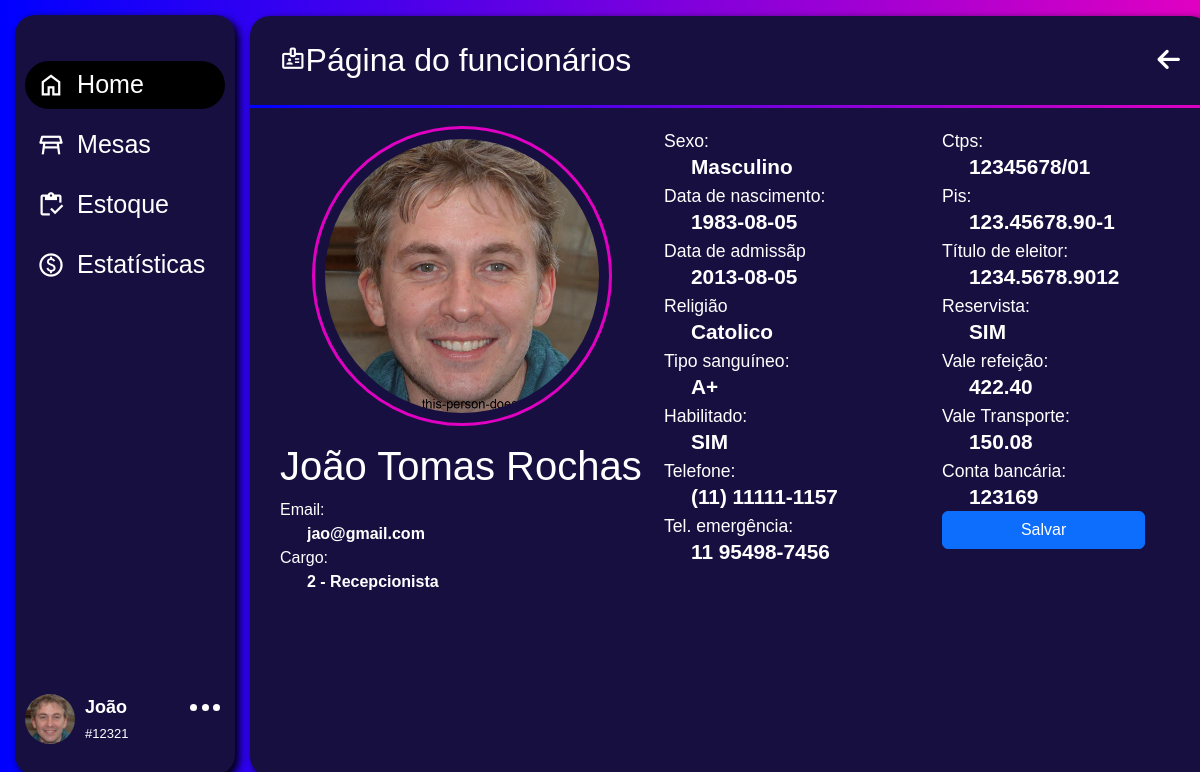
The page /Desktop/ADM/app/pagina-inicial/controle-de-funcionarios/editar-funcionario/editar-funcionario.php?id_func=12321 (signed in) on the database its author committed.
### tables this page shows
CREATE TABLE `funcionarios` (
  `id_func` int(11) NOT NULL,
  `id_tipo` int(11) NOT NULL,
  `nome` varchar(255) NOT NULL,
  `cpf_func` char(14) NOT NULL,
  `dta_nasc` date NOT NULL,
  `sexo` varchar(10) NOT NULL,
  `dta_admissao` date NOT NULL,
  `dta_demissao` date DEFAULT NULL,
  `religiao` varchar(50) DEFAULT NULL,
  `tipo_sanguineo` varchar(3) NOT NULL,
  `tel` char(15) NOT NULL,
  `tel_emergencia` char(15) NOT NULL,
  `ctps` char(14) DEFAULT NULL,
  `pis` char(14) DEFAULT NULL,
  `tit_eleitor` char(16) NOT NULL,
  `reservista` char(3) DEFAULT NULL,
  `vr` float(10,2) DEFAULT NULL,
  `vt` float(10,2) DEFAULT NULL,
  `comissao` float(10,2) NOT NULL,
  `conta_bancaria` varchar(50) NOT NULL,
  `habilitado` varchar(10) DEFAULT NULL,
  `email_adm` varchar(100) NOT NULL,
  `senha_adm` varchar(100) NOT NULL,
  `avatar` varchar(50) DEFAULT NULL
);

CREATE TABLE `tipo` (
  `id_tipo` int(11) NOT NULL,
  `cargo` varchar(50) NOT NULL,
  `sal_hora` float(10,2) NOT NULL,
  `carga_horaria` float(10,2) NOT NULL,
  `salario` float(10,2) NOT NULL
);

### Desktop/ADM/app/pagina-inicial/controle-de-funcionarios/editar-funcionario/editar-funcionario.php (the view, shortened to what this page needs)
<?php
include_once(__DIR__ . '/../../../../PHP/conn.php');
if ((!isset($_SESSION['email']) == true) and (!isset($_SESSION['senha'])) == true) {
    unset($_SESSION['email']);
    unset($_SESSION['senha']);
    header('location: ../../../../index.html');
} else {
    $nomeFunc = $_SESSION['nome'];
    $idFunc = $_SESSION['id_func'];
    $parts = explode(" ", $nomeFunc);
    $primeiroNome = $parts[0];
    $avatar = '../../../../../imgbd/' . $_SESSION['avatarSession'];
    if (!empty($_GET['id_func'])) {
        $id = $_GET['id_func'];
        $sqlc = "SELECT * FROM funcionarios WHERE id_func = '$id'";
        $resultado = $sql->query($sqlc);
        if($resultado->num_rows > 0){
            while($user_dados = mysqli_fetch_assoc($resultado)){
                $sexo = $user_dados['sexo'];
                $dta_nasc = $user_dados['dta_nasc'];
                $dta_admi = $user_dados['dta_admissao'];
                $religiao = $user_dados['religiao'];
                $tipo_sanguineo = $user_dados['tipo_sanguineo'];
                $habilitado = $user_dados['habilitado'];
                $tel = $user_dados['tel'];
                $tel_emer = $user_dados['tel_emergencia'];
                $ctps = $user_dados['ctps'];
                $pis = $user_dados['pis'];
                $tit_eleitor = $user_dados['tit_eleitor'];
                $reservista = $user_dados['reservista'];
                $vr = $user_dados['vr'];
                $vt = $user_dados['vt'];
                $conta_banc = $user_dados['conta_bancaria'];
                $id_tipo = $user_dados['id_tipo'];
                $nome = $user_dados['nome'];
                $email_adm = $user_dados['email_adm'];
                $avatar_func = $user_dados['avatar'];
                $avatar_f = '../../../../../imgbd/' . $avatar_func;
                $edit_cargo = $sql->query("SELECT cargo FROM tipo WHERE id_tipo = $id_tipo");
                if ($edit_cargo->num_rows > 0) {
                    $cargo = $edit_cargo->fetch_assoc()['cargo'];
                } else {
                    $cargo = "Cargo não encontrado";
                }
            }
        }
        else{
            header('');
        }
    }
}
?>
<!DOCTYPE html>
<html lang="pt-br">
<head>
    <link href="https://cdn.jsdelivr.net/npm/bootstrap@5.3.0-alpha3/dist/css/bootstrap.min.css" rel="stylesheet">
    <link rel="stylesheet" href="../../../../assets/css/menu.css">
    <link rel="stylesheet" href="../../../../assets/css/paginaInicial/edit-func.css">
</head>
<body>
    <div class="fundo">
        <aside class="sidebar">
            <nav>
                <a href="../../home.php">
                    <button class="active">
                        <span>
                            <i class="material-symbols-outlined">home</i>
                            <span>Home</span>
                        </span>
                    </button>
                </a>
                <a href="../../../mesas/home_mesa.php">
                    <button>
                        <span>
                            <i class="material-symbols-outlined">table_restaurant</i>
                            <span>Mesas</span>
                        </span>
                    </button>
                </a>
                <a href="../../../estoque/estoque.php">
                    <button>
                        <span>
                            <i class="material-symbols-outlined">inventory</i>
                            <span>Estoque</span>
                        </span>
                    </button>
                </a>
                <a href="../../../estatisticas/estatisticas.php">
                    <button>
                        <span>
                            <i class="material-symbols-outlined">paid</i>
                            <span>Estatísticas</span>
                        </span>
                    </button>
                </a>
            </nav>
            <header class="sidebar-header">
                <img class="logo-img" src="<?php echo $avatar; ?>" alt="Foto do usuário">
                <span class="dados">
                    <span class="nome"><?php echo $primeiroNome; ?></span>
                    <br>
                    <span class="id">#<?php echo $idFunc; ?></span>
                </span>
                <span id="options">
                    <span class="opcoes">
                        <span class="ball"></span>
                        <span class="ball"></span>
                        <span class="ball"></span>
                    </span>
                </span>
            </header>
        </aside>
        <main class="main">
            <div class="header">
                <div>
                    <i class="material-symbols-outlined">badge</i><span>Página do funcionários</span>
                </div>
                <i class="fa-solid fa-arrow-left" id="backButton"></i>
            </div>
            <hr>
            <div class="mainArea">
                <div class="container">
                    <div class="row">
                        <div class="col-5">
                            <div class="card" style="width: 18rem;">
                                <img src="<?php echo $avatar_f; ?>" class="card-img-top" alt="...">
                                <div class="card-body">
                                    <h1 class="card-title"><?php echo $nome;?></h1>
                                    <div>
                                        <span>Email:</span>
                                        <input type="text" class="res card-text importantInfo" value="<?php echo $email_adm;?>">
                                        <span>Cargo:</span>
                                        <input type="text" class="res card-text importantInfo" value="<?php echo $id_tipo . ' ' . '-' . ' ' . $cargo;?>">
                                    </div>
                                </div>
                            </div>
                        </div>
                        <div class="col-7 informacoes">
                            <form action="../../../../PHP/att_info_adm.php" method="POST">
                                <div class="row">
                                    <div class="col-6">
                                        <p class="perg">Sexo:</p>
                                        <input type="text" class="res" name="sexo" value="<?php echo $sexo;?>">
                                        <p class="perg">Data de nascimento:</p>
                                        <input type="text" class="res" name="dta_nasc" value="<?php echo $dta_nasc;?>">
                                        <p class="perg">Data de admissãp</p>
                                        <input type="text" class="res" name="dta_admissao" value="<?php echo $dta_admi;?>">
                                        <p class="perg">Religião</p>
                                        <input type="text" class="res" name="religiao" value="<?php echo $religiao;?>">
                                        <p class="perg">Tipo sanguíneo:</p>
                                        <input type="text" class="res" name="tipo_sanguineo" value="<?php echo $tipo_sanguineo;?>">
                                        <p class="perg">Habilitado:</p>
                                        <input type="text" class="res" name="habilitado" value="<?php echo $habilitado;?>">
                                        <p class="perg">Telefone:</p>
                                        <input type="text" class="res" name="tel" value="<?php echo $tel;?>">
                                        <p class="perg">Tel. emergência:</p>
                                        <input type="text" class="res" name="tel_emergencia" value="<?php echo $tel_emer;?>">
                                    </div>
                                    <div class="col-6">
                                        <p class="perg">Ctps:</p>
                                        <input type="text" class="res" name="ctps" value="<?php echo $ctps;?>">
                                        <p class="perg">Pis:</p>
                                        <input type="text" class="res" name="pis" value="<?php echo $pis;?>">
                                        <p class="perg">Título de eleitor:</p>
                                        <input type="text" class="res" name="tit_eleitor" value="<?php echo $tit_eleitor;?>">
                                        <p class="perg">Reservista:</p>
                                        <input type="text" class="res" name="reservista" value="<?php echo $reservista;?>">
                                        <p class="perg">Vale refeição:</p>
                                        <input type="text" class="res" name="vr" value="<?php echo $vr;?>">
                                        <p class="perg">Vale Transporte:</p>
                                        <input type="text" class="res" name="vt" value="<?php echo $vt;?>">
                                        <p class="perg">Conta bancária:</p>
                                        <input type="text" class="res" name="conta_bancaria" value="<?php echo $conta_banc;?>">
                                        <input type="submit" value="Salvar" name="Salvar" class="btn btn-primary">
                                    </div>
                                </div>
                            </form>
                        </div>
                    </div>
                </div>
            </div>
        </main>
    </div>
</body>
</html>

### Desktop/ADM/assets/css/menu.css (style rules this page uses)
:root { --rosa: #E000C2; --azulClaro: #07E8FF; --azul: #0000FF; --azulEscuro:#170F40; --azulDiferenciado:#3214E1; }
* { box-sizing: border-box; }
body { margin: 0; font-family: sans-serif; color: #fff; }
.fundo { position: absolute; background-image: linear-gradient(to left, var(--rosa), var(--azul)); width: 100%; height: 100%; }
.sidebar { position: fixed; background-color: var(--azulEscuro); top: 15px; left: 15px; height: 95%; display: flex; flex-direction: column; align-items: flex-start; width: 220px; padding: 40px 10px 30px 10px; border-radius: 20px; box-shadow: 4px 4px 8px black; }
.sidebar-header { display: flex; width: 100%; margin-top: 16px; }
.dados { display: inline-block; margin-left: 10px; }
.nome { font-weight: bold; font-size: 18px; }
.id { font-size: 13px; }
#options { display: flex; justify-content: flex-end; gap: 1; width: 100%; height: 20px; }
.opcoes { text-align: center; width: 40px; height: 20px; z-index: 2; cursor: pointer; }
.ball { display: inline-block; background-color: #fff; width: 7px; height: 7px; border-radius: 50%; cursor: pointer; }
.logo-img { width: 50px; max-height: 50px; border-radius: 50%; object-fit: cover; transition: transform .4s; }
.sidebar button { height: 60px; background: transparent; border: 0; font-family: inherit; color: inherit; cursor: pointer; text-align: left; padding: 0; width: 100%; }
.sidebar button > span { display: inline-flex; align-items: center; gap: 12px; height: 48px; border-radius: 24px; padding: 0 16px 0 12px; line-height: 1; transition: all .2s; width: 100%; font-size: 1.2rem; }
.active > span { background-color: #000; }
.sidebar button i { position: relative; font-size: 28px; transition: .2s; }
.sidebar button span { font-size: 1.4em; }
.sidebar>nav { flex: 1 1 auto; display: flex; flex-direction: column; width: 100%; font-size: .8em; }
.sidebar>nav a { text-decoration: none; color: #FFF; }
.main { margin-left: 250px; margin-top: 16px; height: 95%; width: 80%; border-radius: 20px; background-color: var(--azulEscuro); box-shadow: 4px 4px 8px black; }
.header { margin-left: 30px; padding-top: 20px; padding-bottom: 5px; display: flex; justify-content: space-between; align-items: center; }
#backButton { margin-right: 30px; cursor: pointer; }
.header i { font-size: 1.6em; }
.header span { font-size: 2em; }
.main hr { background-image: linear-gradient(to right, var(--azul), var(--rosa)); height: 3px; border: none; padding: 0px; opacity: 100; }

### Desktop/ADM/assets/css/paginaInicial/edit-func.css (style rules this page uses)
.card { margin: auto; width: 400px !important; background-color: var(--azulescuro); color: #fff; border: 2px solid transparent; }
.card img { display: block; margin: auto; border: 3px solid var(--rosa); border-radius: 100%; padding: 10px; width: 300px; height: 300px; object-fit: cover; }
.card span { display: block; }
.card-text { font-size: 1em !important; font-weight: bold; margin-left: 20px; }
.card-text::before { content: '- '; }
.informacoes { border: 2px solid transparent; }
p { line-height: 10px; font-size: 1.1em; }
.perg { margin-top: 10px; margin-bottom: .5rem !important; }
.res { width: 80%; margin-left: 25px; padding-bottom: 0px; color: #fff; background-color: transparent; border: none; font-size: 1.3em; line-height: 15px; font-weight: bold; cursor: default; }
.btn { width: 80%; }

### rows shown on the page
funcionarios: avatar (picture), nome "João Tomas Rochas", email_adm "jao@gmail.com", id_tipo.cargo "2 - Recepcionista", sexo "Masculino", dta_nasc "1983-08-05", dta_admissao "2013-08-05", religiao "Catolico", tipo_sanguineo "A+", habilitado "SIM", tel "(11) 11111-1157", tel_emergencia "11 95498-7456", ctps "12345678/01", pis "123.45678.90-1", tit_eleitor "1234.5678.9012", reservista "SIM", vr "422.40", vt "150.08", conta_bancaria "123169"

### other values the page prints
$primeiroNome "João"
$idFunc "12321"
